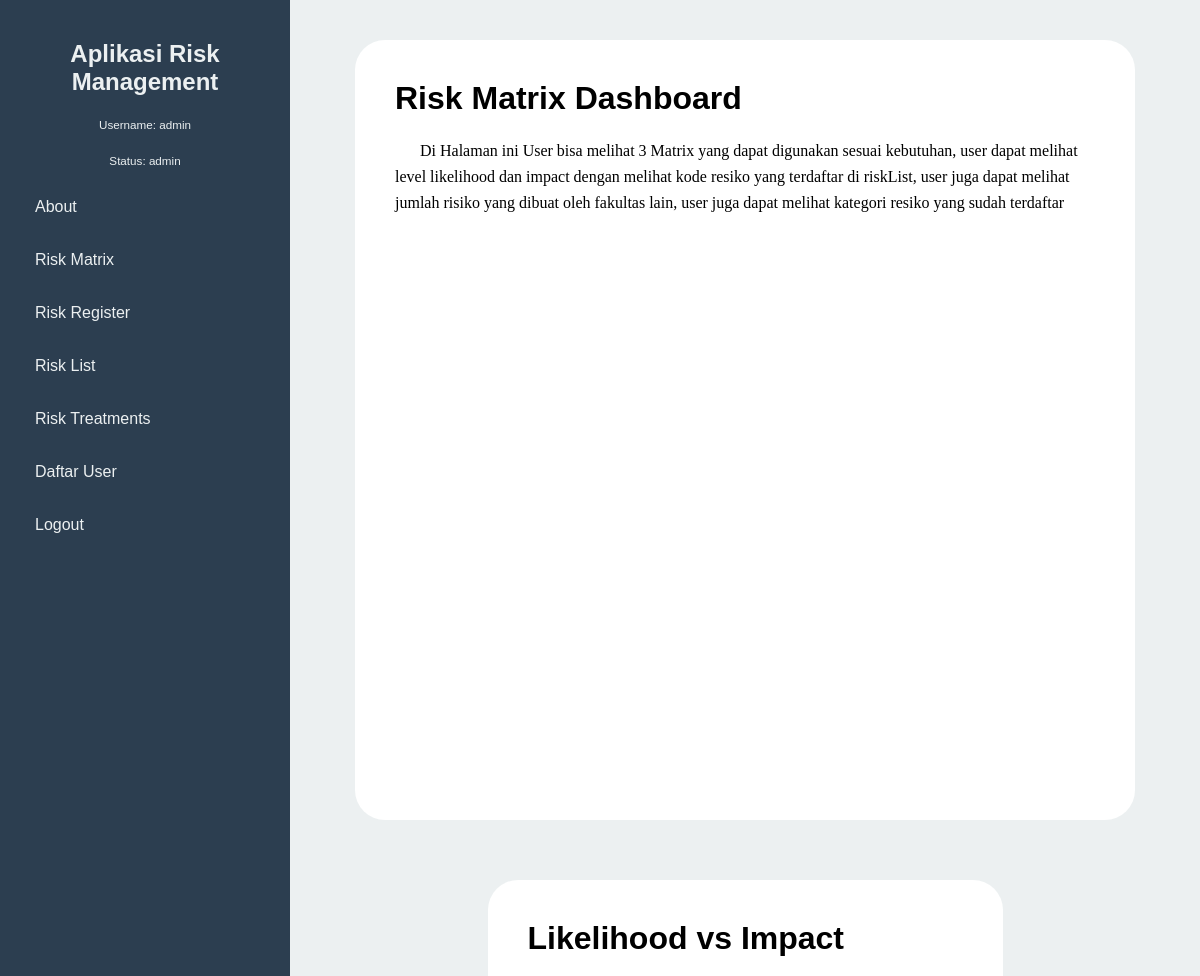
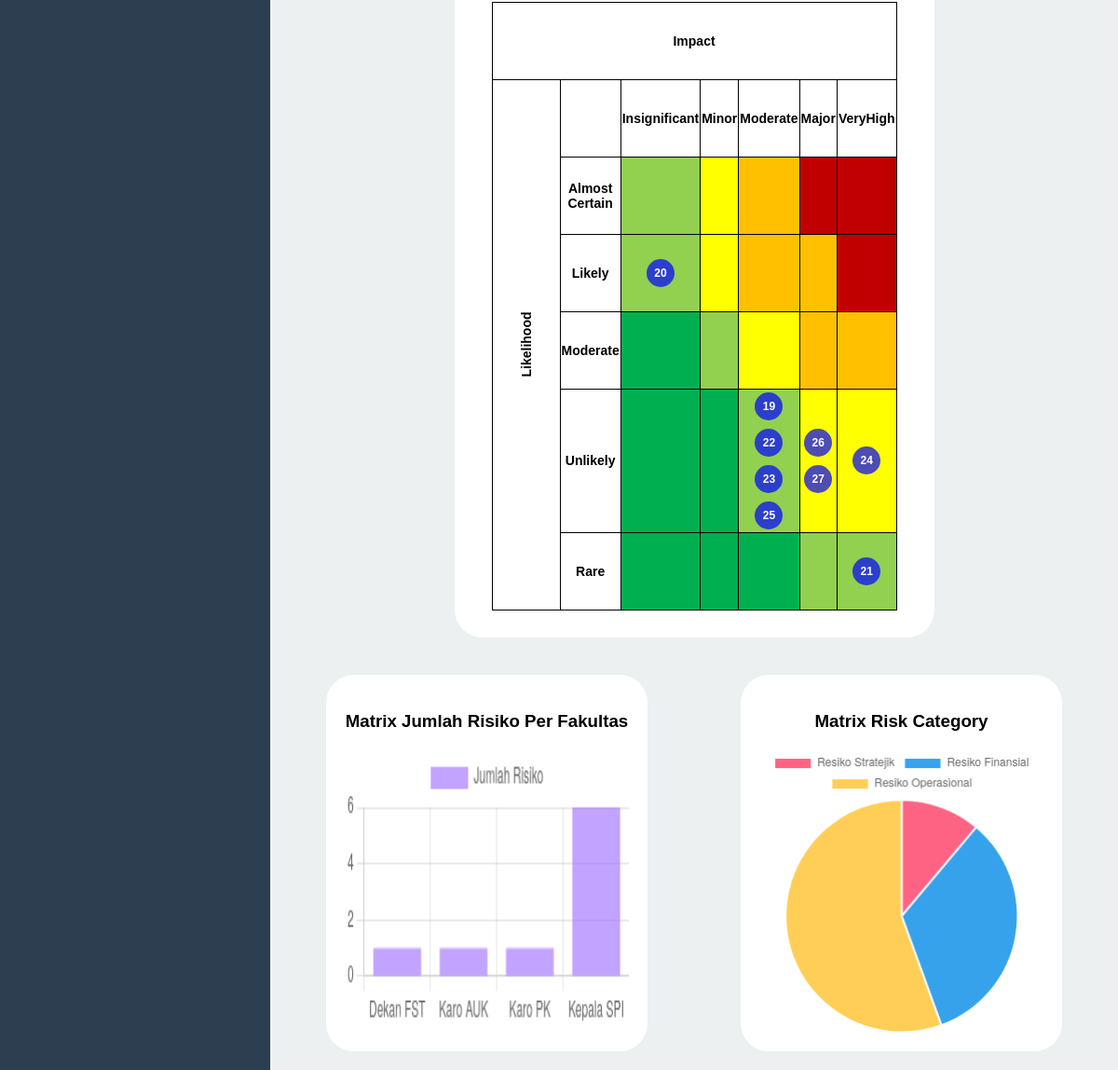
/menu_halaman/riskMatrix.php (signed in), run on the app's committed database (2 pictures, top to bottom).
### tables this page shows
CREATE TABLE `risk` (
  `id` int(11) NOT NULL,
  `objective_tujuan` text DEFAULT NULL,
  `proses_bisnis` text DEFAULT NULL,
  `risk_category` enum('Resiko Stratejik','Resiko Finansial','Resiko Operasional','Lainnya') DEFAULT NULL,
  `kode_resiko` varchar(50) DEFAULT NULL,
  `risk_event` text DEFAULT NULL,
  `penyebab_resiko` text DEFAULT NULL,
  `sumber_resiko` enum('Internal','External') DEFAULT NULL,
  `potensi_kerugian_qualitative` text DEFAULT NULL,
  `potensi_kerugian_nominal` decimal(15,2) DEFAULT NULL,
  `owner_risk` varchar(255) DEFAULT NULL,
  `nama_dept_unit` varchar(255) DEFAULT NULL,
  `inherent_risk_likelihood` int(11) DEFAULT NULL,
  `inherent_risk_impact` int(11) DEFAULT NULL,
  `inherent_risk_level` int(11) DEFAULT NULL,
  `pengendalian_ada_tidak` enum('Ada','Tidak Ada') DEFAULT NULL,
  `pengendalian_memadai_belum` enum('Memadai','Belum Memadai') DEFAULT NULL,
  `pengendalian_sudah_belum` enum('Sudah','Belum') DEFAULT NULL,
  `residual_risk_likelihood` int(11) DEFAULT NULL,
  `residual_risk_impact` int(11) DEFAULT NULL,
  `residual_risk_level` int(11) DEFAULT NULL,
  `risk_treatment_accept_reduce` enum('Accept','Reduce') DEFAULT NULL,
  `risk_treatment_text` text DEFAULT NULL,
  `jan` tinyint(1) DEFAULT NULL,
  `feb` tinyint(1) DEFAULT NULL,
  `mar` tinyint(1) DEFAULT NULL,
  `apr` tinyint(1) DEFAULT NULL,
  `mei` tinyint(1) DEFAULT NULL,
  `jun` tinyint(1) DEFAULT NULL,
  `jul` tinyint(1) DEFAULT NULL,
  `agu` tinyint(1) DEFAULT NULL,
  `sep` tinyint(1) DEFAULT NULL,
  `okt` tinyint(1) DEFAULT NULL,
  `nov` tinyint(1) DEFAULT NULL,
  `des` tinyint(1) DEFAULT NULL,
  `risk_evidence` text DEFAULT NULL,
  `target_risk_likelihood` int(11) DEFAULT NULL,
  `target_risk_impact` int(11) DEFAULT NULL,
  `target_risk_level` int(11) DEFAULT NULL
);

### menu_halaman/riskMatrix.php (the view, shortened to what this page needs)
<?php
require_once '../conn.php';
$sqlFakultas = "SELECT nama_dept_unit AS fakultas, COUNT(*) AS jumlah_risiko FROM risk GROUP BY nama_dept_unit";
$resultFakultas = mysqli_query($conn, $sqlFakultas);
$fakultas = [];
$jumlahRisiko = [];
while ($row = mysqli_fetch_assoc($resultFakultas)) {
    $fakultas[] = "'".$row['fakultas']."'";
    $jumlahRisiko[] = $row['jumlah_risiko'];
}
$sqlCategory = "SELECT risk_category, COUNT(*) AS total_risiko FROM risk GROUP BY risk_category";
$resultCategory = mysqli_query($conn, $sqlCategory);
$kategoriRisiko = [];
$jumlahKategori = [];
while ($row = mysqli_fetch_assoc($resultCategory)) {
    $kategoriRisiko[] = "'".$row['risk_category']."'";
    $jumlahKategori[] = $row['total_risiko'];
}
$sql = "SELECT id, inherent_risk_likelihood AS likelihood, inherent_risk_impact AS impact
        FROM risk
        ORDER BY likelihood, impact";
$result = $conn->query($sql);
?>
<!DOCTYPE html>
<html lang="id">
    <link rel="stylesheet" href="../css/dashboard.css">
    <link rel="stylesheet" href="../css/riskMatrix.css">
</head>
<body>
    <div class="dashboard-container">
        <div class="sidebar">
            <h2>Aplikasi Risk Management</h2>
            <p><small>Username: <?php echo $_SESSION['nama']; ?></small></p>
            <p><small>Status: <?php echo $_SESSION['status']; ?></small></p>
            <ul class="sidebar-menu">
                <li><a href="about.php">About</a></li>
                <li><a href="riskMatrix.php">Risk Matrix</a></li>
                <?php if ($_SESSION['status'] == 'admin' || $_SESSION['status'] == 'rektor'  || $_SESSION['status'] == 'dekan') : ?>
                <li><a href="riskRegister.php">Risk Register</a></li>
                <?php endif; ?>
                <li><a href="riskList.php">Risk List</a></li>
                <li><a href="riskTreatments.php">Risk Treatments</a></li>
                <?php if ($_SESSION['status'] == 'admin' ||$_SESSION['status'] == 'rektor' ): ?>
                    <li><a href="../menu_add_user/daftar_user.php">Daftar User</a></li>
                <?php endif; ?>
                <li><a href="../logout.php">Logout</a></li>
            </ul>
        </div>
        <div class="main-content">
            <div class="deskripsi-matrix">
            <h1>Risk Matrix Dashboard</h1>
            <p style="text-indent:25px; font-family:IM FELL Double Pica;"> Di Halaman ini User bisa melihat 3 Matrix yang dapat digunakan sesuai kebutuhan, user dapat melihat level likelihood dan impact dengan melihat kode resiko yang terdaftar di riskList, user juga dapat melihat jumlah risiko yang dibuat oleh fakultas lain,  user juga dapat melihat kategori resiko yang sudah terdaftar
            </p>
            </div>
            <div class="matrix-container"><h1>Likelihood vs Impact</h1>
    <table class="matrix1" >
        <tr>
        <tr>
            <th colspan="7" class="axis-label">Impact</th>
        </tr>
            <th rowspan="6" style="transform: rotate(270deg)" class="axis-label">Likelihood</th>
            <th class="axis-label"> </th>
            <th class="axis-label">Insignificant</th>
            <th class="axis-label">Minor</th>
            <th class="axis-label">Moderate</th>
            <th class="axis-label">Major</th>
            <th class="axis-label">VeryHigh</th>
        </tr>
        <?php
        $risks = [];
        $sql = "SELECT id, inherent_risk_likelihood AS likelihood, inherent_risk_impact AS impact FROM risk";
        $result = $conn->query($sql);
        if ($result->num_rows > 0) {
            while ($row = $result->fetch_assoc()) {
                $risks[] = $row;
            }
        }
        $colorMapping = [
            5 => [
                1 => 'low-med', 2 => 'medium', 3 => 'med-hi', 4 => 'high', 5 => 'high'
            ],
            4 => [
                1 => 'low-med', 2 => 'medium', 3 => 'med-hi', 4 => 'med-hi', 5 => 'high'
            ],
            3 => [
                1 => 'low', 2 => 'low-med', 3 => 'medium', 4 => 'med-hi', 5 => 'med-hi'
            ],
            2 => [
                1 => 'low', 2 => 'low', 3 => 'low-med', 4 => 'medium', 5 => 'medium'
            ],
            1 => [
                1 => 'low', 2 => 'low', 3 => 'low', 4 => 'low-med', 5 => 'low-med'
            ],
        ];
$likelihoodLabels = [
    5 => "Almost Certain",
    4 => "Likely",
    3 => "Moderate",
    2 => "Unlikely",
    1 => "Rare"
];
for ($i = 5; $i >= 1; $i--) {
    echo "<tr>";
    echo "<th class='axis-label'>{$likelihoodLabels[$i]}</th>";
    for ($j = 1; $j <= 5; $j++) {
        $colorClass = isset($colorMapping[$i][$j]) ? $colorMapping[$i][$j] : 'low';
        echo "<td class='$colorClass'>";
        if (!empty($risks)) {
            echo "<div style='display: flex; flex-wrap: wrap; justify-content: center; gap: 5px;'>";
            foreach ($risks as $risk) {
                if ($risk['likelihood'] == $i && $risk['impact'] == $j) {
                    echo "<div class='risk-code'>{$risk['id']}</div>";
                }
            }
            echo "</div>";
        }
        echo "</td>";
    }
    echo "</tr>";
}
        ?>
    </table>
        </div>
            <div class="matrixDown-container">
                <h3>Matrix Jumlah Risiko Per Fakultas</h3>
                <canvas id="facultyRiskMatrix" class="chart"></canvas>
                <script>
        // Data untuk Matrix Jumlah Risiko Per Fakultas
        var ctxFaculty = document.getElementById("facultyRiskMatrix").getContext("2d");
        var facultyChart = new Chart(ctxFaculty, {
            type: "bar",
            data: {
                labels: [<?php echo implode(',', $fakultas); ?>],
                datasets: [{
                    label: "Jumlah Risiko",
                    data: [<?php echo implode(',', $jumlahRisiko); ?>],
                    backgroundColor: "rgba(153, 102, 255, 0.6)"
                }]
            }
        });
    </script>
            </div>
            <div class="matrixDown-container">
                <h3>Matrix Risk Category</h3>
                <canvas id="categoryRiskMatrix" class="chart"></canvas>
                <script>
                    // Data untuk Matrix Risk Category
        var ctxCategory = document.getElementById("categoryRiskMatrix").getContext("2d");
        var categoryChart = new Chart(ctxCategory, {
            type: "pie",
            data: {
                labels: [<?php echo implode(',', $kategoriRisiko); ?>],
                datasets: [{
                    data: [<?php echo implode(',', $jumlahKategori); ?>],
                    backgroundColor: ["#FF6384", "#36A2EB", "#FFCE56", "#4BC0C0"]
                }]
            }
        });
                </script>
            </div>
        </div>
    </div>
</body>
</html>

### css/dashboard.css (style rules this page uses)
body { margin: 0; padding: 0; font-family: Arial, sans-serif; color: black; }
.dashboard-container { display: flex; min-height: 100vh; background-color: aqua; }
.sidebar { width: 250px; min-width: 250px; background-color: #2c3e50; color: #ecf0f1; padding: 20px; box-shadow: 2px 0 5px rgba(0, 0, 0, 0.1); flex-shrink: 0; }
.sidebar h2 { text-align: center; margin-bottom: 20px; }
.sidebar p { text-align: center; font-size: 14px; margin-bottom: 20px; }
.sidebar-menu { list-style: none; padding: 0; }
.sidebar-menu li { margin: 15px 0; }
.sidebar-menu a { text-decoration: none; color: #ecf0f1; display: block; padding: 10px 15px; border-radius: 5px; transition: background-color 0.3s; }
.main-content { flex: 1; padding: 20px; background-color: #ecf0f1; overflow-x: auto; }
.main-content h1 { margin-top: 0; }
.main-content p { line-height: 1.6; }
canvas { max-width: 100%; height: auto !important; min-height: 300px; }

### css/riskMatrix.css (style rules this page uses)
.deskripsi-matrix { background-color: white; padding: 40px; margin: 20px; height: 50%; width: 34vh; max-width: 700px; max-height: 700px; background-color: white; border-radius:30px; }
table { border-collapse: collapse; margin: 20px auto; width: 100%; position: relative; }
td, th { border: 1px solid black; text-align: center; width: 100px; height: 80px; font-size: 14px; position: relative; word-wrap: break-word; overflow: hidden; }
.low { background-color: #00b050; }
.low-med { background-color: #92d050; }
.medium { background-color: #ffff00; }
.med-hi { background-color: #ffc000; }
.high { background-color: #c00000; color: white; }
.risk-code { display: flex; align-items: center; justify-content: center; width: 30px; height: 30px; margin: 2px; border-radius: 50%; background-color: rgba(2, 2, 255, 0.7); color: white; font-size: 12px; font-weight: bold; }
.axis-label { font-weight: bold; color: black; }
.main-content { display: flex; flex-wrap: wrap; justify-content: space-around; padding: 20px; gap: 20px; }
.matrix-container { padding: 40px; margin: 20px; height: 50%; width: 50%; max-width: 700px; max-height: 700px; background-color: white; border-radius:30px; }
.matrix1 { padding: 12px; max-width: auto; max-width: auto; border-collapse: collapse; }
.matrixDown-container { flex: 1; padding: 20px; margin: 10; min-width: 300px; min-height: 300px; max-width: 35%; max-height: 35%; background-color: white; display: flex; flex-direction: column; align-items: center; border-radius:30px; }
.chart { max-width: 100%; max-height: 100%; }

### data on the page
risk: id "20"
risk: id "19"
risk: id "22"
risk: id "23"
risk: id "25"
risk: id "26"
risk: id "27"
risk: id "24"
risk: id "21"

### other printed values
$_SESSION['nama'] "admin"
$_SESSION['status'] "admin"
$likelihoodLabels[$i] "Almost Certain"
$likelihoodLabels[$i] "Likely"
$likelihoodLabels[$i] "Moderate"
$likelihoodLabels[$i] "Unlikely"
$likelihoodLabels[$i] "Rare"
chart data {{ implode(',', $fakultas) }} 'Dekan FST','Karo AUK','Karo PK','Kepala SPI'
chart data {{ implode(',', $jumlahRisiko) }} 1,1,1,6
chart data {{ implode(',', $kategoriRisiko) }} 'Resiko Stratejik','Resiko Finansial','Resiko Operasional'
chart data {{ implode(',', $jumlahKategori) }} 1,3,5
